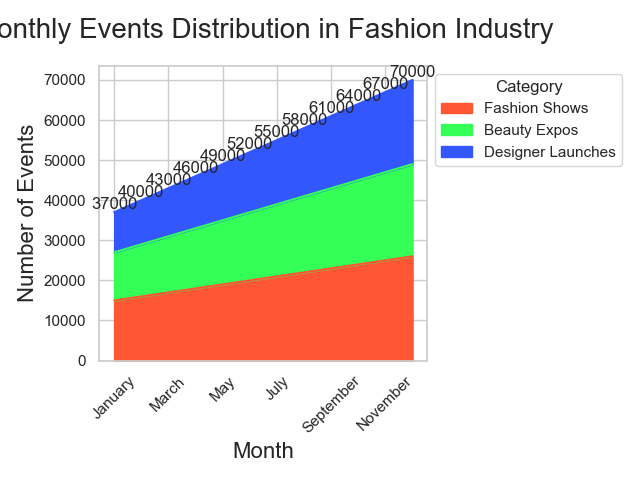

This figure's Python source:

import seaborn as sns
import pandas as pd
import matplotlib.pyplot as plt
import numpy as np

# Data
data = {
    'Month': ['January', 'February', 'March', 'April', 'May', 'June', 'July', 'August', 
              'September', 'October', 'November', 'December'],
    'Fashion Shows': [15000, 16000, 17000, 18000, 19000, 20000, 21000, 22000, 23000, 24000, 25000, 26000],
    'Beauty Expos': [12000, 13000, 14000, 15000, 16000, 17000, 18000, 19000, 20000, 21000, 22000, 23000],
    'Designer Launches': [10000, 11000, 12000, 13000, 14000, 15000, 16000, 17000, 18000, 19000, 20000, 21000]
}

# Create a DataFrame
df = pd.DataFrame(data)

# Wide to long format for stacking
df_long = pd.melt(df, id_vars='Month', var_name='Category', value_name='Events')

# Transform the Month to categorical type so the order is kept in the plotting
df_long['Month'] = pd.Categorical(df_long['Month'], 
                                  categories=['January', 'February', 'March', 'April', 'May', 'June', 
                                              'July', 'August', 'September', 'October', 'November', 'December'],
                                  ordered=True)

# Set the figure size
plt.figure(figsize=(16, 12))

# Stacked area plot
sns.set_theme(style="whitegrid")
pal = ['#FF5733', '#33FF57', '#3357FF']

# Plot stack area chart
ax = df.set_index('Month').plot(kind='area', stacked=True, color=pal)

# Annotate the chart with total events per month
df['Total'] = df['Fashion Shows'] + df['Beauty Expos'] + df['Designer Launches']
for idx, total in enumerate(df['Total']):
    ax.text(idx, total, str(total), va='bottom', ha='center')

# Customize title and labels
ax.set_title('Monthly Events Distribution in Fashion Industry', fontsize=20, pad=20)
ax.set_ylabel('Number of Events', fontsize=16)
ax.set_xlabel('Month', fontsize=16)

# Rotate x-axis labels for better readability
plt.xticks(rotation=45)

# Show the legend
ax.legend(title='Category', loc='upper left', bbox_to_anchor=(1, 1))

# Show the plot
plt.tight_layout()
plt.show()
